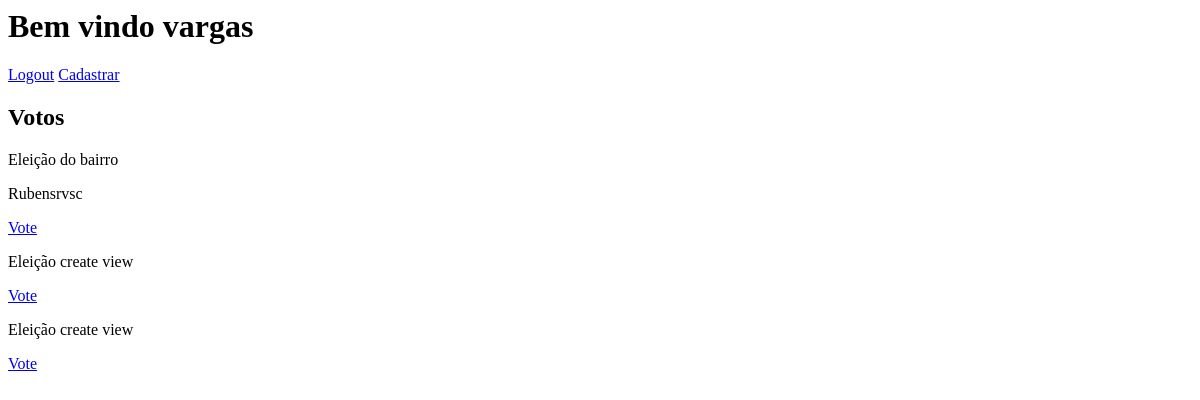
/index (signed in), run on an earlier commit of the app's database.
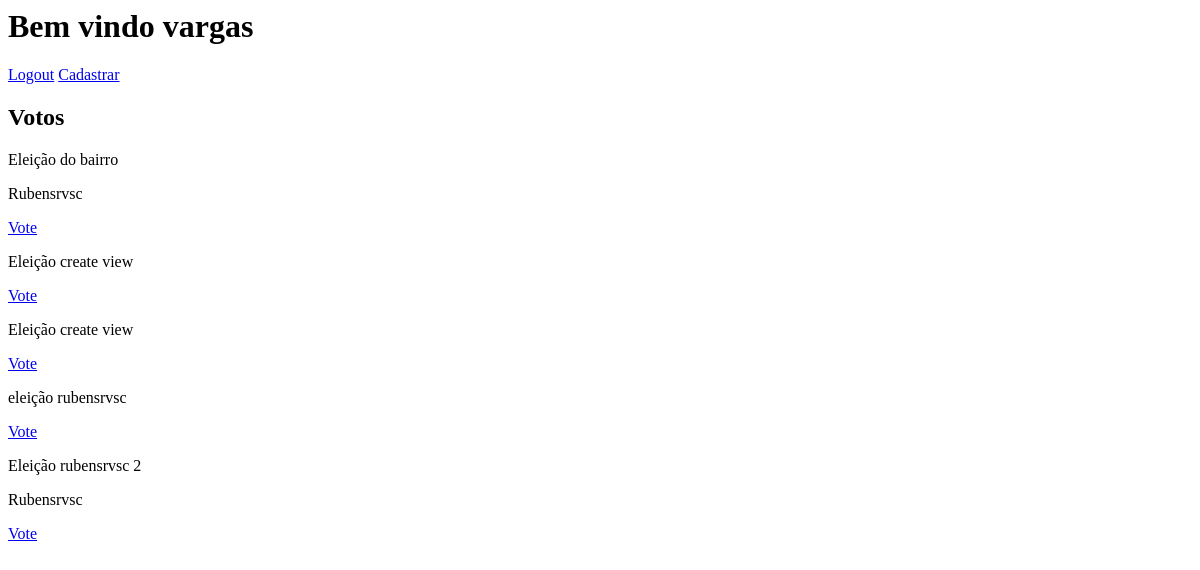
And on a later commit of the database.
### voting/models.py (models this page shows, shortened)
class Item(models.Model):
    nome = models.CharField(max_length=100)
    descricao = models.CharField(max_length=300)
    itens = models.ForeignKey(Eleitor,related_name="eleitor_item",on_delete=models.CASCADE,null=True)

class Eleitor(models.Model):
    user = models.OneToOneField(User,related_name="eleitor",on_delete=models.CASCADE)

### voting/views.py (the view)
# urls.py: path('index',IndexView.as_view(),name="index"),
class IndexView(LoginRequiredMixin,generic.View):
    template_name = "index.html"
    @method_decorator(login_required)
    def get(self,request):
        data = {"user": request.user,
        "itens": Item.objects.filter(~Q(itens__user__username=request.user.username) & ~Q(item_vote__eleitor_vote__user__username=request.user.username))}
        return render(request,self.template_name,data)

### voting/templates/index.html
<h1>Bem vindo  {{request.user.username}}</h1>
<a href="{% url 'logout' %}">Logout</a>
<a href="{% url 'cadastrar_item' %}">Cadastrar</a>
<h2>Votos</h2>
<div>
    {% for i in itens%}
        <p>{{i.nome}}</p>
        <p>{{i.itens.user.username}}</p>
        <a href="{% url 'voto' i.id user.username %}">Vote</a>
    {% endfor %}
</div>

What changed in the data, as far as the page shows it:
added Item: nome "eleição rubensrvsc"
added Item: nome "Eleição rubensrvsc 2", itens.user.username "Rubensrvsc"
